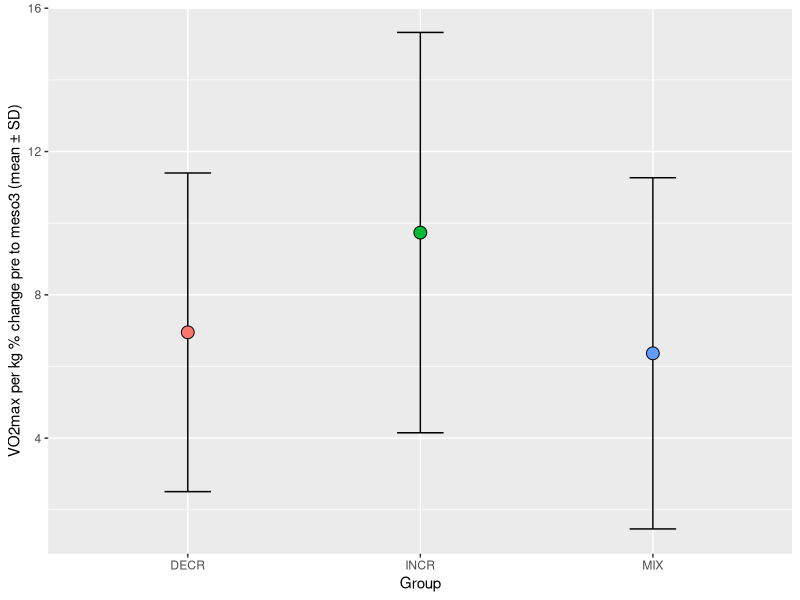

Write R code to recreate this figure.
## ---- chunk 1
# load packages
library(tidyverse)
library(readxl)

cyclingStudy <- read_excel("./data/cyclingStudy.xlsx", na = "NA") # remember to use the na argument

cyclingStudy %>%
        mutate(vo2max.kg = VO2.max / weight.T1) %>%
        select(subject, group, timepoint, vo2max.kg) %>%
        pivot_wider(names_from = timepoint, 
                    values_from = vo2max.kg) %>%
        mutate(change = ((meso3 / pre)-1) * 100) %>%
        group_by(group) %>%
        summarise(m = mean(change, na.rm = TRUE), 
                  s = sd(change, na.rm = TRUE)) %>%
        ggplot(aes(group, m, fill = group)) + 
        geom_errorbar(aes(ymin = m - s, ymax = m + s), width = 0.2) +
        geom_point(size = 4, shape = 21) +
        labs(x = "Group", y = "VO2max per kg % change pre to meso3 (mean \U00B1 SD)") +
        theme(legend.position = "none")
 
